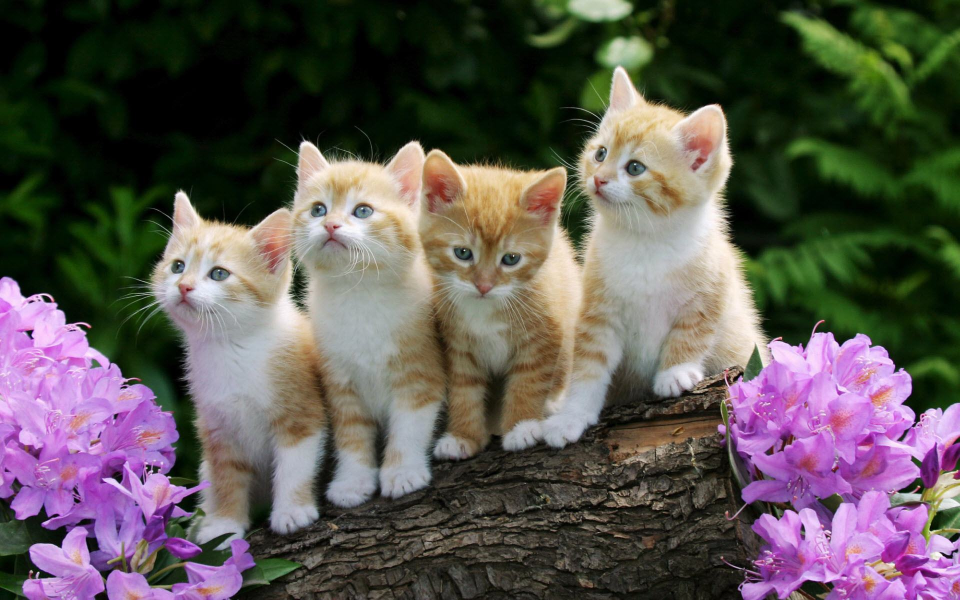
#> input picture sample.jpg, 1920 x 1200 px, found by its file name (shown at 1/2 size)
$ python 'image 2 .py'
#> lines starting #> are read from the running program, lines starting #| are printed output that depends on the picture
import cv2
#load image
image= cv2.imread("C:/Users/DELL/Desktop/open CV/Day 1/sample.jpg")
#> image is the input picture: shape (1200, 1920, 3); mean B, G, R 82.1, 85.7, 91.9
resized_image = cv2.resize(image,(300,300))
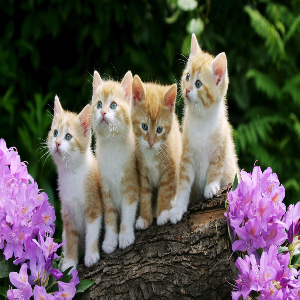
#> resized_image: shape (300, 300, 3); mean B, G, R 82.1, 85.7, 91.9
gray_scale = cv2.cvtColor(resized_image,cv2.COLOR_BGR2GRAY)
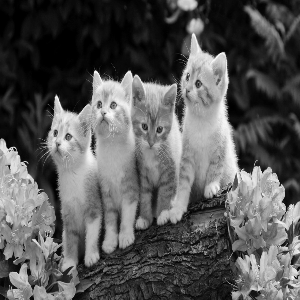
#> gray_scale: shape (300, 300); min 0, max 251, mean 87.1
hsv_image =cv2.cvtColor(resized_image,cv2.COLOR_BGR2HSV)
#> hsv_image: shape (300, 300, 3); mean H, S, V 60.6, 121.1, 103
rgb_image =cv2.cvtColor(resized_image,cv2.COLOR_BGR2RGB)
rotate_image = cv2.rotate(resized_image,cv2.ROTATE_180)
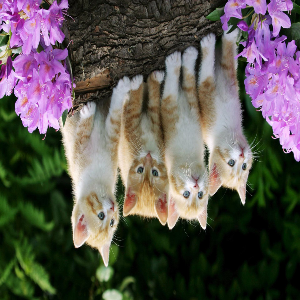
#> rotate_image: shape (300, 300, 3); mean B, G, R 82.1, 85.7, 91.9
crop_image = resized_image[100:300,200:400]
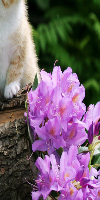
#> crop_image: shape (200, 100, 3); mean B, G, R 112, 96.9, 117.4
flip_image = cv2.flip(resized_image,1)
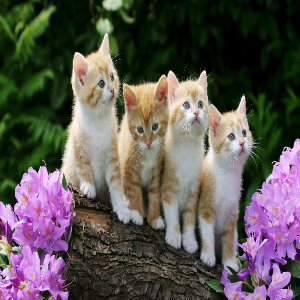
#> flip_image: shape (300, 300, 3); mean B, G, R 82.1, 85.7, 91.9
cv2.imshow('Original Image',resized_image)
cv2.imshow('Gray_Scale Image',gray_scale)
cv2.imshow('Original Image',hsv_image)
cv2.imshow('RGB IMAGE',rgb_image)
cv2.imshow('Rotated Image',rotate_image)
cv2.imshow('Cropped Image',crop_image)
cv2.imshow('Flipped Image',flip_image)

cv2.waitKey(0)
cv2.destroyAllWindows()
